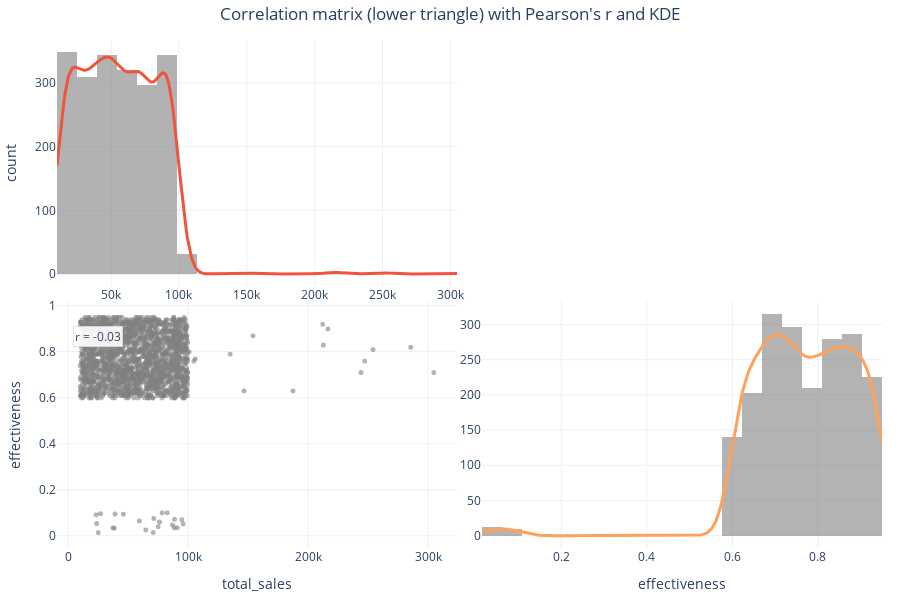

Here is the notebook cell this chart was saved with:
### Code cell
plot_scatter_matrixpx(df_salesforce_clean, columns=['total_sales', 'effectiveness'])

### Figure 1 — Plotly figure (JSON) as saved in the notebook; plotly's stock layout.template omitted (floating-point values rounded to 4 significant figures; data arrays with more than 128 entries replaced by an {"elided": "..."} marker saying what was removed)
{"data": [{"hovertemplate": "total_sales: %{x}<br>count: %{y}<extra></extra>", "marker": {"color": "grey"}, "opacity": 0.6, "showlegend": false, "type": "histogram", "x": {"elided": "2006 float values"}, "xaxis": "x", "xbins": {"end": 305000.0, "size": 14740.0, "start": 10110.0}, "yaxis": "y"}, {"hovertemplate": "total_sales: %{x}<br>KDE(counts): %{y}<extra></extra>", "line": {"width": 3}, "mode": "lines", "name": "KDE", "showlegend": false, "type": "scatter", "x": {"elided": "400 float values"}, "xaxis": "x", "y": {"elided": "400 float values"}, "yaxis": "y"}, {"hovertemplate": "total_sales: %{x}<br>effectiveness: %{y}<extra></extra>", "marker": {"color": "grey", "opacity": 0.6, "size": 5}, "mode": "markers", "showlegend": false, "type": "scattergl", "x": {"elided": "2006 float values"}, "xaxis": "x3", "y": {"elided": "2006 float values"}, "yaxis": "y3"}, {"hovertemplate": "effectiveness: %{x}<br>count: %{y}<extra></extra>", "marker": {"color": "grey"}, "opacity": 0.6, "showlegend": false, "type": "histogram", "x": {"elided": "2006 float values"}, "xaxis": "x4", "xbins": {"end": 0.95, "size": 0.0468, "start": 0.01407}, "yaxis": "y4"}, {"hovertemplate": "effectiveness: %{x}<br>KDE(counts): %{y}<extra></extra>", "line": {"width": 3}, "mode": "lines", "name": "KDE", "showlegend": false, "type": "scatter", "x": {"elided": "400 float values"}, "xaxis": "x4", "y": {"elided": "400 float values"}, "yaxis": "y4"}], "layout": {"annotations": [{"bgcolor": "white", "bordercolor": "#e0e0e0", "borderwidth": 1, "font": {"size": 12}, "opacity": 0.9, "showarrow": false, "text": "r = -0.03", "x": 0.04, "xref": "x3 domain", "y": 0.9, "yref": "y3 domain"}], "height": 600, "margin": {"b": 40, "l": 40, "r": 10, "t": 40}, "title": {"text": "Correlation matrix (lower triangle) with Pearson's r and KDE", "x": 0.5}, "xaxis": {"anchor": "y", "domain": [0, 0.485], "showgrid": true, "zeroline": false}, "xaxis2": {"anchor": "y2", "domain": [0.515, 1], "showgrid": true, "visible": false, "zeroline": false}, "xaxis3": {"anchor": "y3", "domain": [0, 0.485], "showgrid": true, "title": {"text": "total_sales"}, "zeroline": false}, "xaxis4": {"anchor": "y4", "domain": [0.515, 1], "showgrid": true, "title": {"text": "effectiveness"}, "zeroline": false}, "yaxis": {"anchor": "x", "domain": [0.515, 1], "showgrid": true, "title": {"text": "count"}, "zeroline": false}, "yaxis2": {"anchor": "x2", "domain": [0.515, 1], "showgrid": true, "visible": false, "zeroline": false}, "yaxis3": {"anchor": "x3", "domain": [0, 0.485], "showgrid": true, "title": {"text": "effectiveness"}, "zeroline": false}, "yaxis4": {"anchor": "x4", "domain": [0, 0.485], "showgrid": true, "zeroline": false}}}
